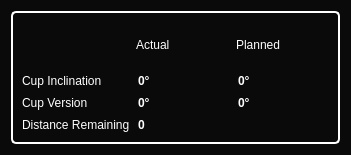
<?xml version="1.0" encoding="UTF-8"?>
<ui version="4.0">
 <class>CupImpactionParameterGadget</class>
 <widget class="QWidget" name="CupImpactionParameterGadget">
  <property name="geometry">
   <rect>
    <x>0</x>
    <y>0</y>
    <width>351</width>
    <height>155</height>
   </rect>
  </property>
  <property name="windowTitle">
   <string>CupImpactionParameterGadget</string>
  </property>
  <property name="styleSheet">
   <string notr="true">background:#0a0a0a;</string>
  </property>
  <layout class="QVBoxLayout" name="verticalLayout">
   <item>
    <widget class="QFrame" name="frame">
     <property name="styleSheet">
      <string notr="true">.QFrame {
  background-color: transparent;
  border: 2px solid white; 
  border-radius: 5px;
}</string>
     </property>
     <property name="frameShape">
      <enum>QFrame::StyledPanel</enum>
     </property>
     <property name="frameShadow">
      <enum>QFrame::Raised</enum>
     </property>
     <layout class="QGridLayout" name="gridLayout">
      <item row="0" column="2">
       <widget class="QLabel" name="label_2">
        <property name="styleSheet">
         <string notr="true">.QLabel {
  color:white;
  background-color:transparent;
} </string>
        </property>
        <property name="text">
         <string>Planned</string>
        </property>
       </widget>
      </item>
      <item row="4" column="1">
       <widget class="QSpinBox" name="spinBoxActualCupVersion">
        <property name="styleSheet">
         <string notr="true">QSpinBox{
color:white; 
border-radius: 5px;
background-color: transparent;
font:25px 'Arial';
font-weight: bold;
}</string>
        </property>
        <property name="frame">
         <bool>true</bool>
        </property>
        <property name="buttonSymbols">
         <enum>QAbstractSpinBox::NoButtons</enum>
        </property>
        <property name="suffix">
         <string>°</string>
        </property>
        <property name="minimum">
         <number>-999999</number>
        </property>
        <property name="maximum">
         <number>999999</number>
        </property>
       </widget>
      </item>
      <item row="0" column="1">
       <widget class="QLabel" name="label">
        <property name="styleSheet">
         <string notr="true">.QLabel {
  color:white;
  background-color:transparent;
} </string>
        </property>
        <property name="text">
         <string>Actual</string>
        </property>
       </widget>
      </item>
      <item row="4" column="0">
       <widget class="QLabel" name="label_4">
        <property name="styleSheet">
         <string notr="true">.QLabel {
  color:white;
  background-color:transparent;
} </string>
        </property>
        <property name="text">
         <string>Cup Version</string>
        </property>
       </widget>
      </item>
      <item row="4" column="2">
       <widget class="QSpinBox" name="spinBoxPlannedCupVersion">
        <property name="styleSheet">
         <string notr="true">QSpinBox{
color:white; 
border-radius: 5px;
background-color: transparent;
font:25px 'Arial';
font-weight: bold;
}</string>
        </property>
        <property name="frame">
         <bool>true</bool>
        </property>
        <property name="buttonSymbols">
         <enum>QAbstractSpinBox::NoButtons</enum>
        </property>
        <property name="suffix">
         <string>°</string>
        </property>
        <property name="minimum">
         <number>-9999999</number>
        </property>
        <property name="maximum">
         <number>9999999</number>
        </property>
       </widget>
      </item>
      <item row="5" column="0">
       <widget class="QLabel" name="label_5">
        <property name="styleSheet">
         <string notr="true">.QLabel {
  color:white;
  background-color:transparent;
} </string>
        </property>
        <property name="text">
         <string>Distance Remaining</string>
        </property>
       </widget>
      </item>
      <item row="5" column="1">
       <widget class="QSpinBox" name="spinBoxActualDistanceRemaining">
        <property name="styleSheet">
         <string notr="true">QSpinBox{
color:white; 
border-radius: 5px;
background-color: transparent;
font:25px 'Arial';
font-weight: bold;
}</string>
        </property>
        <property name="frame">
         <bool>true</bool>
        </property>
        <property name="buttonSymbols">
         <enum>QAbstractSpinBox::NoButtons</enum>
        </property>
        <property name="maximum">
         <number>99999</number>
        </property>
       </widget>
      </item>
      <item row="3" column="2">
       <widget class="QSpinBox" name="spinBoxPlannedCupInclination">
        <property name="styleSheet">
         <string notr="true">QSpinBox{
color:white; 
border-radius: 5px;
background-color: transparent;
font:25px 'Arial';
font-weight: bold;
}</string>
        </property>
        <property name="frame">
         <bool>true</bool>
        </property>
        <property name="buttonSymbols">
         <enum>QAbstractSpinBox::NoButtons</enum>
        </property>
        <property name="suffix">
         <string>°</string>
        </property>
        <property name="minimum">
         <number>-999999</number>
        </property>
        <property name="maximum">
         <number>999999</number>
        </property>
       </widget>
      </item>
      <item row="3" column="1">
       <widget class="QSpinBox" name="spinBoxActualCupInclination">
        <property name="styleSheet">
         <string notr="true">QSpinBox{
color:white; 
border-radius: 5px;
background-color: transparent;
font:25px 'Arial';
font-weight: bold;
}</string>
        </property>
        <property name="frame">
         <bool>true</bool>
        </property>
        <property name="buttonSymbols">
         <enum>QAbstractSpinBox::NoButtons</enum>
        </property>
        <property name="suffix">
         <string>°</string>
        </property>
        <property name="minimum">
         <number>-999999</number>
        </property>
        <property name="maximum">
         <number>9999999</number>
        </property>
       </widget>
      </item>
      <item row="3" column="0">
       <widget class="QLabel" name="label_3">
        <property name="styleSheet">
         <string notr="true">.QLabel {
  color:white;
  background-color:transparent;
} </string>
        </property>
        <property name="text">
         <string>Cup Inclination</string>
        </property>
       </widget>
      </item>
     </layout>
    </widget>
   </item>
  </layout>
 </widget>
 <resources/>
 <connections/>
</ui>
